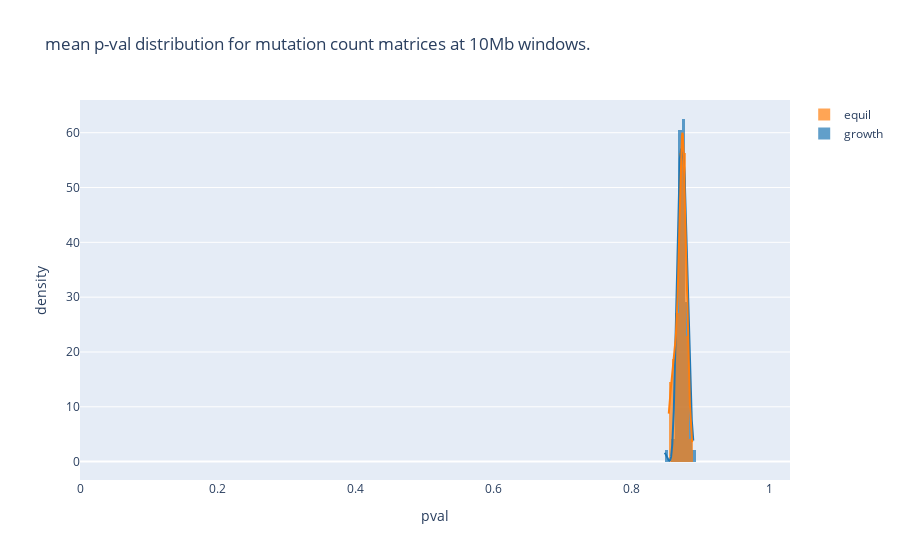

Write notebook code for a chart like this one.
### Code cell
hist_data= mut_means
hist_data= [x[~np.isnan(x)] for x in hist_data]

group_labels = list(batch_dict.keys()) # name of the dataset

fig = ff.create_distplot(hist_data, group_labels,
                        bin_size=.005, show_rug=False)


fig.update_layout(title_text='mean p-val distribution for mutation count matrices at 10Mb windows.')
fig['layout']["xaxis"].update(title= 'pval',range= [0,1.03])
fig.update_layout(yaxis_title= 'density')

### Figure 1 — Plotly figure (JSON) as saved in the notebook; plotly's stock layout.template omitted (floating-point values rounded to 4 significant figures; data arrays with more than 128 entries replaced by an {"elided": "..."} marker saying what was removed)
{"data": [{"autobinx": false, "histnorm": "probability density", "legendgroup": "growth", "marker": {"color": "rgb(31, 119, 180)"}, "name": "growth", "opacity": 0.7, "type": "histogram", "x": [0.8622, 0.8729, 0.8709, 0.8691, 0.8709, 0.8632, 0.867, 0.8775, 0.8747, 0.8715, 0.8696, 0.8684, 0.8639, 0.876, 0.8738, 0.8771, 0.8824, 0.8771, 0.8723, 0.8815, 0.8814, 0.8695, 0.87, 0.8715, 0.8796, 0.866, 0.8626, 0.8773, 0.8695, 0.8733, 0.8649, 0.8733, 0.8795, 0.8718, 0.876, 0.8741, 0.8845, 0.8787, 0.8724, 0.8481, 0.8722, 0.8785, 0.8746, 0.8697, 0.8673, 0.8706, 0.8762, 0.8743, 0.8693, 0.865, 0.8683, 0.8679, 0.8737, 0.872, 0.8713, 0.8742, 0.8898, 0.8643, 0.8804, 0.8688, 0.8823, 0.8803, 0.8674, 0.8695, 0.8756, 0.8695, 0.8835, 0.8655, 0.8843, 0.8809, 0.8768, 0.8865, 0.8787, 0.8774, 0.8758, 0.878, 0.8738, 0.878, 0.87, 0.8708, 0.8767, 0.877, 0.8753, 0.8751, 0.8709, 0.8866, 0.8776, 0.8836, 0.8657, 0.8819, 0.8678, 0.8699, 0.8687, 0.8773, 0.8761, 0.8785], "xaxis": "x", "xbins": {"end": 0.8898, "size": 0.005, "start": 0.8481}, "yaxis": "y"}, {"autobinx": false, "histnorm": "probability density", "legendgroup": "equil", "marker": {"color": "rgb(255, 127, 14)"}, "name": "equil", "opacity": 0.7, "type": "histogram", "x": [0.8575, 0.8565, 0.8562, 0.8766, 0.8777, 0.8746, 0.8658, 0.8562, 0.8726, 0.8648, 0.8641, 0.8719, 0.8665, 0.8674, 0.8722, 0.8789, 0.8745, 0.8739, 0.8804, 0.8846, 0.8809, 0.8774, 0.8672, 0.8719, 0.8722, 0.8776, 0.8562, 0.8781, 0.8645, 0.8728, 0.8684, 0.8733, 0.8628, 0.8694, 0.8719, 0.867, 0.8692, 0.8796, 0.8757, 0.8723, 0.8767, 0.8541, 0.8742, 0.8748, 0.8724, 0.8784, 0.876, 0.8677, 0.8687, 0.8619, 0.871, 0.8733, 0.8603, 0.8711, 0.8739, 0.8603, 0.8729, 0.8706, 0.8839, 0.8817, 0.8737, 0.8802, 0.8832, 0.8763, 0.8745, 0.8714, 0.8767, 0.8716, 0.8689, 0.8753, 0.8635, 0.8645, 0.8705, 0.8714, 0.8708, 0.8602, 0.8882, 0.8753, 0.8775, 0.8757, 0.8726, 0.8793, 0.8819, 0.8751, 0.8794, 0.8614, 0.8755, 0.8816, 0.8773, 0.8751, 0.8662, 0.8732, 0.8745, 0.8757, 0.8543, 0.8598], "xaxis": "x", "xbins": {"end": 0.8882, "size": 0.005, "start": 0.8541}, "yaxis": "y"}, {"legendgroup": "growth", "marker": {"color": "rgb(31, 119, 180)"}, "mode": "lines", "name": "growth", "showlegend": false, "type": "scatter", "x": {"elided": "500 float values"}, "xaxis": "x", "y": {"elided": "500 float values"}, "yaxis": "y"}, {"legendgroup": "equil", "marker": {"color": "rgb(255, 127, 14)"}, "mode": "lines", "name": "equil", "showlegend": false, "type": "scatter", "x": {"elided": "500 float values"}, "xaxis": "x", "y": {"elided": "500 float values"}, "yaxis": "y"}], "layout": {"barmode": "overlay", "hovermode": "closest", "legend": {"traceorder": "reversed"}, "title": {"text": "mean p-val distribution for mutation count matrices at 10Mb windows."}, "xaxis": {"anchor": "y2", "domain": [0, 1], "range": [0, 1.03], "title": {"text": "pval"}, "zeroline": false}, "yaxis": {"anchor": "free", "domain": [0, 1], "position": 0, "title": {"text": "density"}}}}
